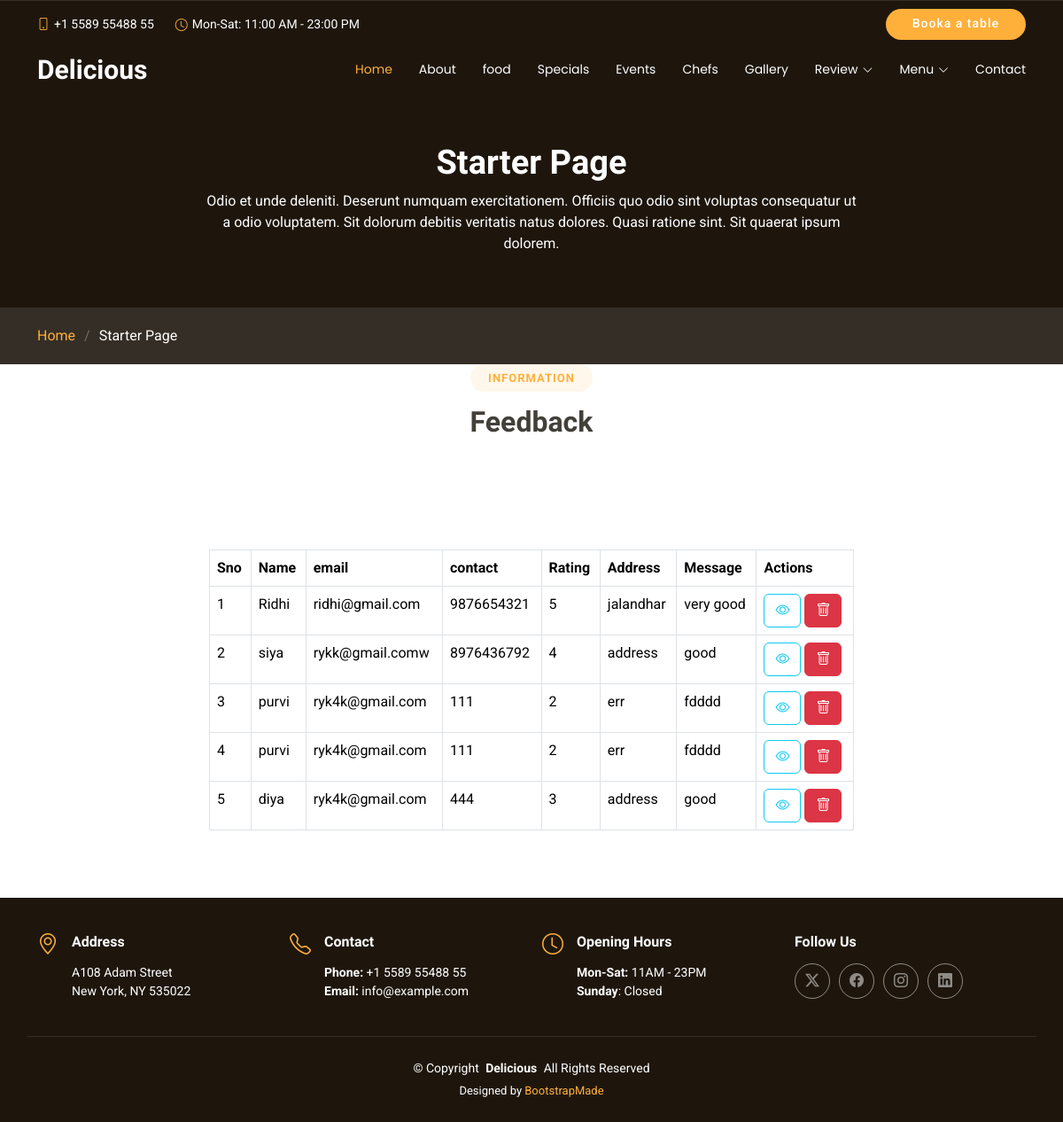
/manage_reviews.php, run on the app's committed database.
### tables this page shows
CREATE TABLE `reviews` (
  `id` int(10) NOT NULL,
  `name` varchar(50) NOT NULL,
  `email` varchar(50) NOT NULL,
  `contact` bigint(20) NOT NULL,
  `message` varchar(50) NOT NULL,
  `rating` int(11) NOT NULL,
  `status` varchar(5) NOT NULL DEFAULT '',
  `created_at` timestamp NOT NULL DEFAULT current_timestamp(),
  `address` longtext NOT NULL
);

### manage_reviews.php (the view, shortened to what this page needs)
<?php
include("header.php");
include("banner.php");
?>
<div class="container section-title" data-aos="fade-up">
  <h2>INFORMATION</h2>
  <div><span>Feedback </span> <span class="description-title"></span></div>
</div>
<section id="contact" class="contact section">
      <div class="container" data-aos="fade">
        <div class="row  justify-content-center gy-5 gx-lg-5">
        <div class="col-lg-8">
          <table class="table table-bordered table-hover">
                    <tr>
                        <th>Sno</th>
                        <th>Name</th>
                        <th>email</th>
                        <th>contact</th>
                        <th>Rating</th>
                        <th>Address</th>
                        <th>Message</th>
                        <th>Actions</th>
                    </tr>
                    <?php
                    include("connection.php");
                    $query="SELECT * from `reviews`";
                    $res=mysqli_query($db,$query);
                    $sno=1;
                    while($data=mysqli_fetch_assoc($res)){
                    ?>
                    <tr>
                        <td><?php echo $sno;?></td>
                        <td><?php echo $data["name"];?></td>
                        <td><?php echo $data["email"];?></td>
                        <td><?php echo $data["contact"];?></td>
                        <td><?php echo $data["rating"];?></td>
                        <td><?php echo $data["address"];?></td>
                        <td><?php echo $data["message"];?></td>
                        <td>
                            <a href="view_reviews.php?id=<?php echo $data['id']?>" class="btn btn-outline-info">
                                <i class="bi bi-eye"></i>
                            </a>
                            <a class="btn btn-danger" href="delete_reviews.php?id=<?php echo $data['id']?>">
                                <i class="bi bi-trash"></i>
                            </a>
                        </td>
                    </tr>
                    <?php
                    $sno++;
                    }
                    ?>
                </table>
          </div>
        </div>
      </div>
    </section>
<?php
    include("footer.php");
?>

### header.php (shortened to what this page needs)
<!DOCTYPE html>
<html lang="en">
<head>
  <link href="assets/vendor/bootstrap/css/bootstrap.min.css" rel="stylesheet">
  <link href="assets/vendor/bootstrap-icons/bootstrap-icons.css" rel="stylesheet">
  <link href="assets/vendor/aos/aos.css" rel="stylesheet">
  <link href="assets/vendor/glightbox/css/glightbox.min.css" rel="stylesheet">
  <link href="assets/vendor/swiper/swiper-bundle.min.css" rel="stylesheet">
  <link href="assets/css/main.css" rel="stylesheet">
</head>
<body class="index-page">
  <header id="header" class="header fixed-top">
    <div class="topbar d-flex align-items-center">
      <div class="container d-flex justify-content-end justify-content-md-between">
        <div class="contact-info d-flex align-items-center">
          <i class="bi bi-phone d-flex align-items-center d-none d-lg-block"><span>+1 5589 55488 55</span></i>
          <i class="bi bi-clock ms-4 d-none d-lg-flex align-items-center"><span>Mon-Sat: 11:00 AM - 23:00 PM</span></i>
        </div>
        <a href="#book-a-table" class="cta-btn">Booka a table</a>
      </div>
    </div>
    <div class="branding d-flex align-items-cente">
      <div class="container position-relative d-flex align-items-center justify-content-between">
        <a href="index.php" class="logo d-flex align-items-center">
          <h1 class="sitename">Delicious</h1>
        </a>
        <nav id="navmenu" class="navmenu">
          <ul>
            <li><a href="index.php" class="active">Home</a></li>
            <li><a href="about.php">About</a></li>
            <li><a href="food.php">food</a></li>
            <li><a href="specials.php">Specials</a></li>
            <li><a href="events.php">Events</a></li>
            <li><a href="chefs.php">Chefs</a></li>
            <li><a href="gallery.php">Gallery</a></li>
            <li class="dropdown"><a href="index.php"><span>Review</span> <i class="bi bi-chevron-down toggle-dropdown"></i></a>
            </li>
            <li class="dropdown"><a href="index.php"><span>Menu</span> <i class="bi bi-chevron-down toggle-dropdown"></i></a>
            </li>
            <li><a href="#contact">Contact</a></li>
          </ul>
        </nav>
      </div>
    </div>
  </header>

### banner.php
<div class="page-title dark-background">
      <div class="heading">
        <div class="container">
          <div class="row d-flex justify-content-center text-center">
            <div class="col-lg-8">
              <h1 class="heading-title">Starter Page</h1>
              <p class="mb-0">
                Odio et unde deleniti. Deserunt numquam exercitationem. Officiis quo
                odio sint voluptas consequatur ut a odio voluptatem. Sit dolorum
                debitis veritatis natus dolores. Quasi ratione sint. Sit quaerat
                ipsum dolorem.
              </p>
            </div>
          </div>
        </div>
      </div>
      <nav class="breadcrumbs">
        <div class="container">
          <ol>
            <li><a href="index.php">Home</a></li>
            <li class="current">Starter Page</li>
          </ol>
        </div>
      </nav>
    </div>

### footer.php (shortened to what this page needs)
<footer id="footer" class="footer dark-background">
    <div class="container">
      <div class="row gy-3">
        <div class="col-lg-3 col-md-6 d-flex">
          <i class="bi bi-geo-alt icon"></i>
          <div class="address">
            <h4>Address</h4>
            <p>A108 Adam Street</p>
            <p>New York, NY 535022</p>
          </div>
        </div>
        <div class="col-lg-3 col-md-6 d-flex">
          <i class="bi bi-telephone icon"></i>
          <div>
            <h4>Contact</h4>
            <p>
              <strong>Phone:</strong> <span>+1 5589 55488 55</span><br>
              <strong>Email:</strong> <span>info@example.com</span><br>
            </p>
          </div>
        </div>
        <div class="col-lg-3 col-md-6 d-flex">
          <i class="bi bi-clock icon"></i>
          <div>
            <h4>Opening Hours</h4>
            <p>
              <strong>Mon-Sat:</strong> <span>11AM - 23PM</span><br>
              <strong>Sunday</strong>: <span>Closed</span>
            </p>
          </div>
        </div>
        <div class="col-lg-3 col-md-6">
          <h4>Follow Us</h4>
          <div class="social-links d-flex">
            <a href="#" class="twitter"><i class="bi bi-twitter-x"></i></a>
            <a href="#" class="facebook"><i class="bi bi-facebook"></i></a>
            <a href="#" class="instagram"><i class="bi bi-instagram"></i></a>
            <a href="#" class="linkedin"><i class="bi bi-linkedin"></i></a>
          </div>
        </div>
      </div>
    </div>
    <div class="container copyright text-center mt-4">
      <p>© <span>Copyright</span> <strong class="px-1 sitename">Delicious</strong> <span>All Rights Reserved</span></p>
      <div class="credits">
        Designed by <a href="https://bootstrapmade.com/">BootstrapMade</a>
      </div>
    </div>
  </footer>
</body>
</html>

### data on the page
reviews: name "Ridhi", email "ridhi@gmail.com", contact "9876654321", rating "5", address "jalandhar", message "very good"
reviews: name "siya", email "rykk@gmail.comw", contact "8976436792", rating "4", address "address", message "good"
reviews: name "purvi", email "ryk4k@gmail.com", contact "111", rating "2", address "err", message "fdddd"
reviews: name "purvi", email "ryk4k@gmail.com", contact "111", rating "2", address "err", message "fdddd"
reviews: name "diya", email "ryk4k@gmail.com", contact "444", rating "3", address "address", message "good"
